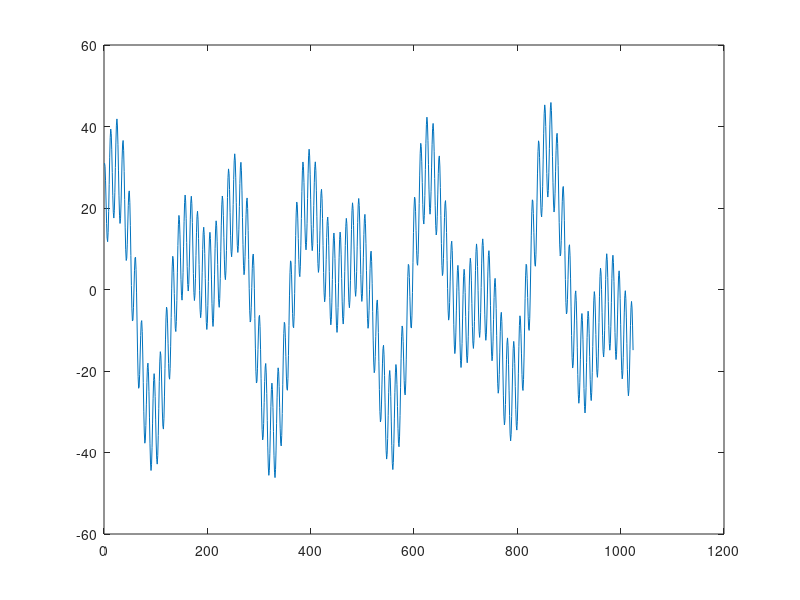
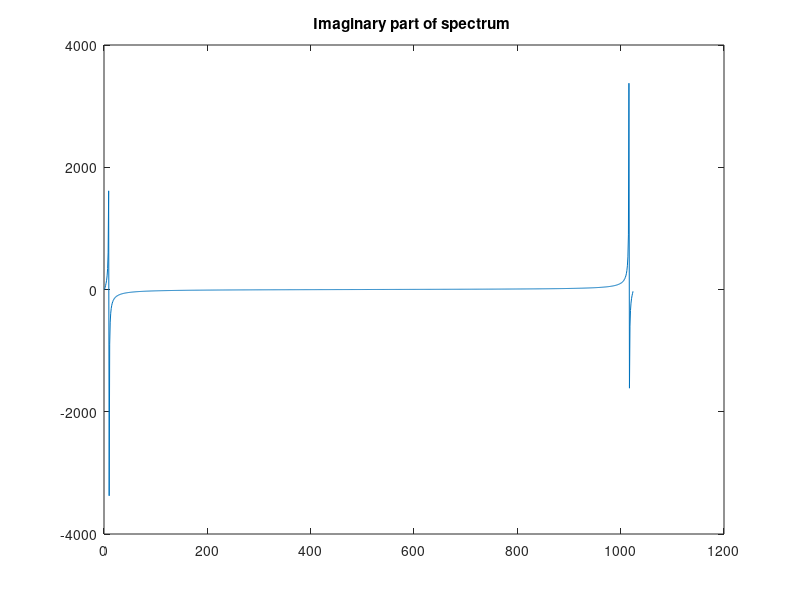
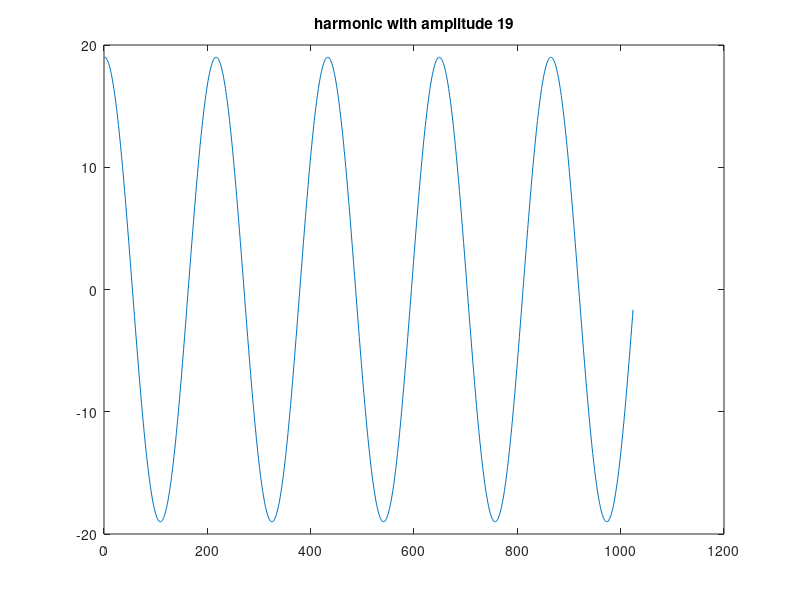
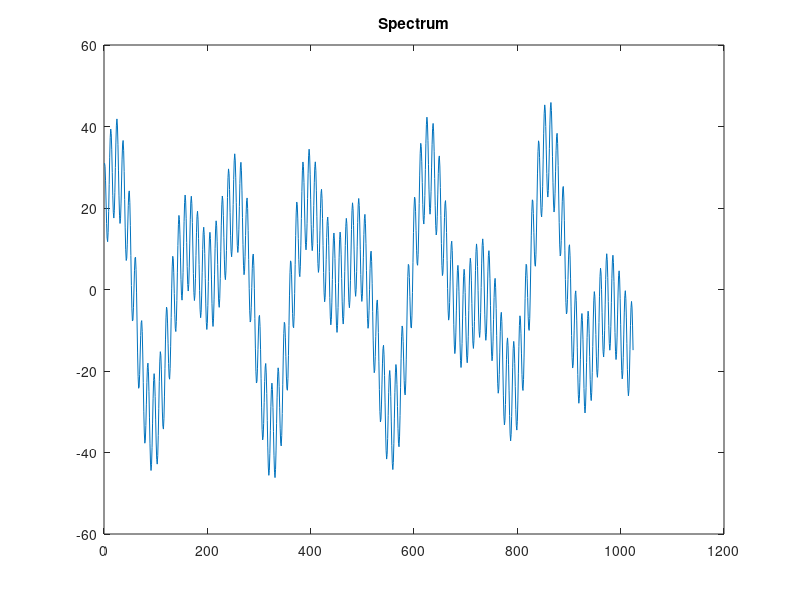

MATLAB code for these plots, in order: (Note: this script raises an error after producing the figures.)
%--------- Part 1---------------------
% fft of artificial signal

N_signal=1024;

k=1:1:N_signal;
signal=12*cos(2*pi/12*(k-1))+16*sin(2*pi/(9.85*12)*(k-1))+19*cos(2*pi/(18*12)*(k-1));

% try to add noise with Coef*randn([1,N_signal])

plot(signal);

Ftrns_signal=fft(signal);

apl_spectrum=abs(Ftrns_signal);
r2 = real(fft(12*cos(2*pi/12*(k-1))+19*cos(2*pi/(18*12)*(k-1))));
i2 = imag(fft(16*sin(2*pi/(9.85*12)*(k-1))));

figure('Name','Spectrum fft','NumberTitle','off');
plot(r2);
title('Real part of spectrum ')
plot(i2);
title('Imaginary part of spectrum ')

figure('Name','Spectrum fftn','NumberTitle','off');
plot(apl_spectrum)   
title('Module ')

A=12;
B=16;
C=19;
signal=A*cos(2*pi/12*(k-1))+B*sin(2*pi/118.2*(k-1))+C*cos(2*pi/216*(k-1));
signal1=A*cos(2*pi/12*(k-1));
signal2=B*sin(2*pi/118.2*(k-1));
signal3=C*cos(2*pi/216*(k-1));

% try to add noise with Coef*randn([1,N_signal])

plot(signal1);
title('harmonic with amplitude 12')
plot(signal2);
title('harmonic with amplitude 16')
plot(signal3);
title('harmonic with amplitude 19')
figure('Name','Signal','NumberTitle','off');
plot(signal);
title('Spectrum')

%fast Fourier transform calculation

Ftrns_signal=fft(signal);

%amplitude spectrum calculation
apl_spectrum=abs(Ftrns_signal);

figure('Name','Spectrum fft','NumberTitle','off');
plot(apl_spectrum);


%----------- Part 2-----------------------------------------
% download file http://hpiers.obspm.fr/iers/eop/eopc01/eopc01.1900-now.dat
% to the folder (change if needed):
% cd C:\work\course\filtr\eng\Lab1;

fin=fopen('eopc01.1900-now.dat','rt');
fgetl(fin);
A=fscanf(fin,'%f',[11 inf]);% A - array of data
fclose(fin);

%determining the size of the signal
A = A(1:11, 681:1881);
l=size(A);
N=l(2);

%selecting the rows of the Array
Date=A(1,1:N);
X_pole=A(2,1:N);
Y_pole=A(4,1:N);
dt=Date(2)-Date(1);

figure('Name','Date','NumberTitle','off');
plot(Date(2:N)-Date(1:N-1))

figure('Name','Coords','NumberTitle','off');
plot3(X_pole,Y_pole,Date)

figure('Name','X_coord','NumberTitle','off');
plot(X_pole);
title('X coordinate')

%selecting the length of the part of the signal will be trasformed
N_ft=N;
%fast Fourier transform calculation
Ftrns_X=fft(X_pole,N_ft);


% frequency calculation
% for the half of the spectrum not counting 1 coefficient - an avarage
% N_ft is odd or even - ? 
N_half=round((N_ft-1)/2);
freq=(1:N_half)/N_ft/dt;

%amplitude spectrum calculation

ampl_spectrum_X=abs(Ftrns_X)/N_ft;

% we plot spectrum multiplied by two to take into account energy in the
% second part
figure('Name','Spectrum module','NumberTitle','off');
plot(freq, 2*ampl_spectrum_X(2:N_half+1));
title('amplitude spectrum - module of Fourier-transformation ')
xlabel('frequency')

periods=1./freq;
plot(periods, 2*ampl_spectrum_X(2:N_half+1));
title('periodogramm')
xlabel('frequency')
% 


%------------ now let's calculate the complex spectrum
%functions path
 %  slow Fourier transform    
XY=X_pole-1i*Y_pole;
[ spectrXY, freqXY] = spect_fftn(Date,XY);

figure('Name','Spectrum fftn','NumberTitle','off');
plot(freqXY', abs(spectrXY)')   
title('amplitude spectrum - module of Fourier-transformation ')
xlabel('frequency, cycles per year')

XY=X_pole-1i*Y_pole; 
[spectrXY, freqXY] = spect_fftn(Date,XY); 
 
plot(freqXY', abs(spectrXY)')    
title('amplitude spectrum - module of Fourier-transformation ') 
xlabel('frequency, cycles per year') 
 
plot(freqXY', real(spectrXY)')    
title('Real amplitude spectrum - module of Fourier-transformation ') 
xlabel('frequency, cycles per year') 
 
plot(freqXY', imag(spectrXY)')    
title('Imaginary amplitude spectrum - module of Fourier-transformation ') 
xlabel('frequency, cycles per year')
O=3
%Co L.V. Zotov